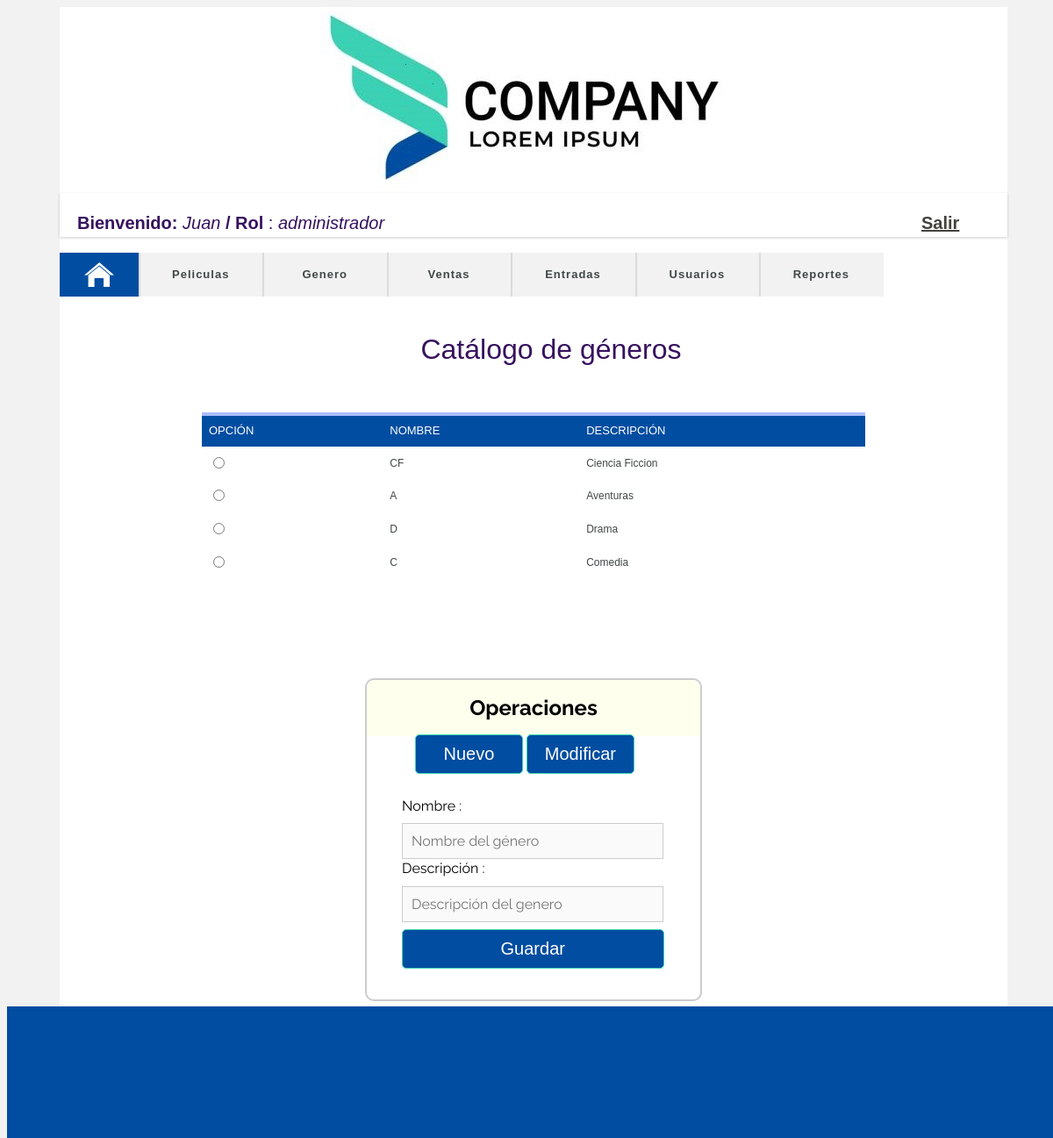
The page /vista/genero.php (signed in) on the database its author committed.
### tables this page shows
CREATE TABLE `genero` (
  `id` int(11) NOT NULL AUTO_INCREMENT,
  `nombre` varchar(2) NOT NULL,
  `descripcion` varchar(80) NOT NULL,
  PRIMARY KEY (`id`)
);

### src/db/Conexion.php (called while the page is built, shortened)
<?php
class Conexion {
    public function __construct() {
        $this->_db = new mysqli(DB_HOST, DB_USER, DB_PASS, DB_NAME);
    }
}
?>

### src/servicio/GeneroServicio.php (called while the page is built, shortened)
<?php
require_once(__ROOT__ . "/db/Conexion.php");
require_once(__ROOT__ . "/modelo/GeneroModelo.php");
class GeneroServicio extends Conexion {
    public function get_genero() {
        $sql = "SELECT *  FROM GENERO ";
        $result = $this->_db->query($sql);
        if ($result) {
            $data = [];
            while ($row = $result->fetch_object('GeneroModelo')) {
                $data[] = $row;
            }
            return $data;
        } else {
            die("Error en la ejecución del query: " . print_r($this->_db->error, true));
        }
    }
}
?>

### src/modelo/GeneroModelo.php (called while the page is built, shortened)
<?php
class GeneroModelo {
    private $id;
    private $nombre;
    private $descripcion;
    public function getId() {
        return $this->id;
    }
    public function getNombre() {
        return $this->nombre;
    }
    public function getDescripcion() {
        return $this->descripcion;
    }
}

### src/control/GeneroControl.php (the view, shortened to what this page needs)
<?php
require_once(__ROOT__ . "/servicio/GeneroServicio.php");
class GeneroControl {
    public function getCatalogoGenero() {
        $servicio = new GeneroServicio();
        return $servicio->get_genero();
    }
    public function printCatalogo($catalogo) {
        echo '<table cellpadding="0" cellspacing="0" class="center">';
        echo '<tr><th>Opción</th><th>Nombre</th><th>Descripción</th></tr>', "\n";
        foreach ($catalogo as $value) {
            echo '<tr id="_' . $value->getId() . '">';
            echo '<td>', '<input type="radio" id="genero" name="genero" value="' . $value->getId() . '">', '</td>';
            echo '<td>', $value->getNombre(), '</td>';
            echo '<td>', $value->getDescripcion(), '</td>';
            echo '</tr>', "\n";
        }
        echo '</table><br />';
    }
}

### vista/css/master.css (style rules this page uses)
html,body { font: 100%/1.4 Verdana, Arial, Helvetica, sans-serif; background-color: #F2F2F2; width: 100%; height:100%; }
.center { margin-left: auto; margin-right: auto; width: 70%; }
table { font-size: 12px; margin: 20px; width: 80%; text-align: left; border-collapse: collapse; }
th { font-size: 13px; font-weight: normal; padding: 8px; background: #014DA1; border-top: 4px solid #aabcfe; border-bottom: 1px solid #fff; color: #FFF; text-transform: uppercase; }
td { padding: 8px; background: #FFF ; border-bottom: 1px solid #fff; color: #414747; border-top: 1px solid transparent; }

### vista/css/login.css (style rules this page uses)
.center { margin-left: auto; margin-right: auto; width: 70%; }

### rows shown on the page
genero: nombre "CF", descripcion "Ciencia Ficcion"
genero: nombre "A", descripcion "Aventuras"
genero: nombre "D", descripcion "Drama"
genero: nombre "C", descripcion "Comedia"

### other values the page prints
$usuario->getNombre() "Juan"
$usuario->getRol() "administrador"
